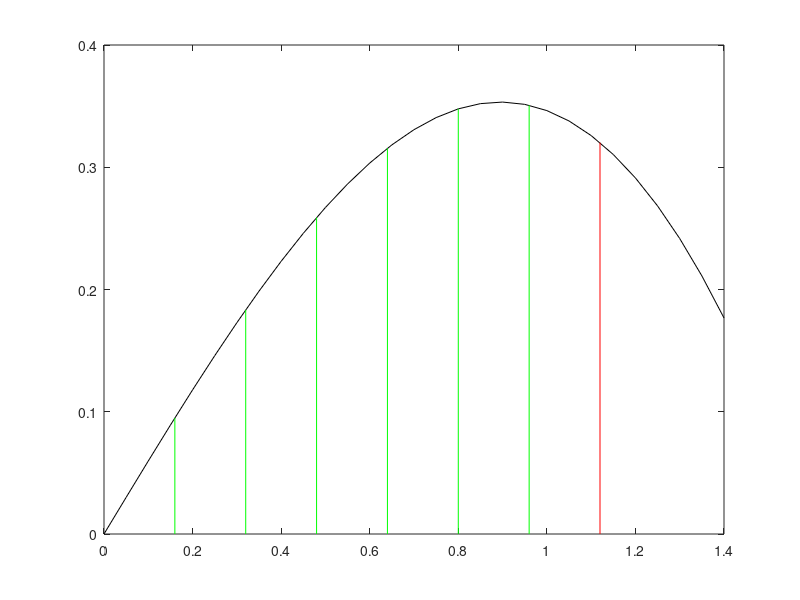

Recreate this plot in MATLAB.
% 例程 2.1  固定步长区间搜索法
%  函数：y = (1.6*sin(x)) - x
%  第一步，绘制函数曲线
%  绘制该函数在指定区间内的图像
x = 0: 0.05: 1.4;
y = (1.6*sin(x)) - x;
figure(1)
plot(x, y, 'k');
hold on;
%  采用固定步长法确定极值所在区间
L = 0.16;  %  设定步长
x = 0;  %  设定x的初始值
flag = 0;
while flag == 0
    yold = (1.6*sin(x)) - x;
    plot([x, x], [0, yold], 'g');
    x = x + L;
    ynew = (1.6*sin(x)) - x;
    if ynew < yold
        flag = 1;
    end
end
%  极值解落在 x 和 x-2L 之间
plot([x, x], [0, ynew], 'r');
